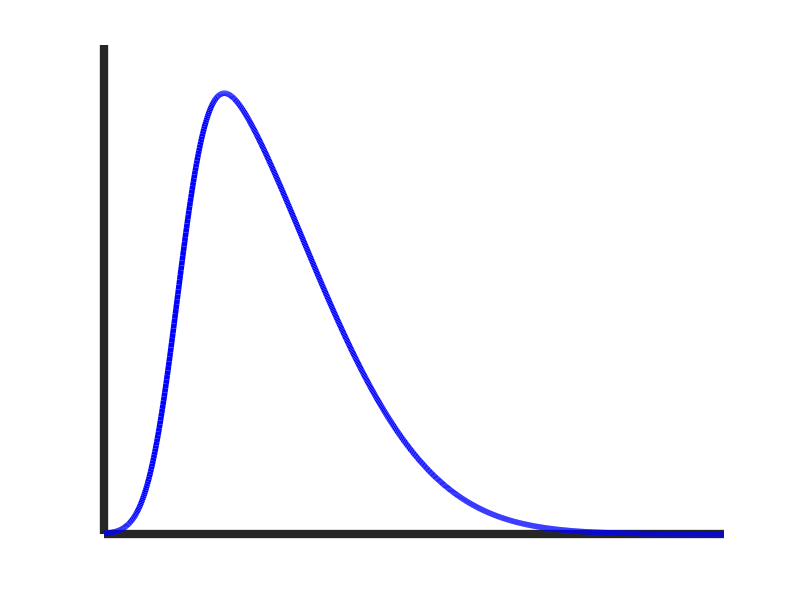

The MATLAB script that drew this image: (Note: this script raises an error after producing the figure.)
close all; clear;
axis_line_width = 6;
plot_line_width = 4;
% Parameters for the skewed distribution
mean = 0.6;
sigma = 1; % Standard deviation
skewness = 5; % Skewness parameter for transformation

% Range for plotting
x = linspace(0, 5, 1000);

% Normal distribution
pd = makedist('Normal', 'mu', mean, 'sigma', sigma);
y = pdf(pd, x);

% Applying a transformation to introduce skew
y_transformed = 2 * y .* normcdf(skewness * (x - mean));

% Ensuring density starts from zero at value 0
y_transformed(x < 0) = 0;

% Plotting
figure;
set(gcf, 'Units', 'Normalized', 'Position', [0.5, 0.5, 0.25, 1/6]); % Position format: [left, bottom, width, height]

plot(x, y_transformed, 'b-', 'LineWidth', plot_line_width);
box off;  % Turn off the box
grid off; % Turn off the grid
set(gca, 'XTick', [], 'YTick', [], 'LineWidth', axis_line_width); % Remove axis ticks but keep the axes

ax = gca;
ax.YColor = 'none'; % Make y-axis invisible

% Parameters for the normal distribution
mean = 1.25;
sigma = .3; % Standard deviation

% Range for plotting
x = linspace(0, 2.5, 1000);

% Normal distribution
pd = makedist('Normal', 'mu', mean, 'sigma', sigma);
y = pdf(pd, x);

% Inverting the plot to make it upside down
y_inverted = -y;


% Creating the figure and setting its size
figure;
set(gcf, 'Units', 'Normalized', 'Position', [0.5, 0.5, 0.25, 1/6]); % Position format: [left, bottom, width, height]

% Plotting
plot(x, y_inverted, 'r-', 'LineWidth', axis_line_width); % Red colored plot
box off;  % Turn off the box
grid off; % Turn off the grid
set(gca, 'XTick', [], 'YTick', [], 'LineWidth', axis_line_width); % Remove axis ticks but keep the axes

% Setting the axis line to zero and adjusting axis limits
ax = gca;
ax.YColor = 'none'; % Make y-axis invisible
ax.XAxisLocation = 'origin';
ax.YAxisLocation = 'origin';
ax.XLim = [0 2.5];
ax.YLim = [min(y_inverted) 0];
